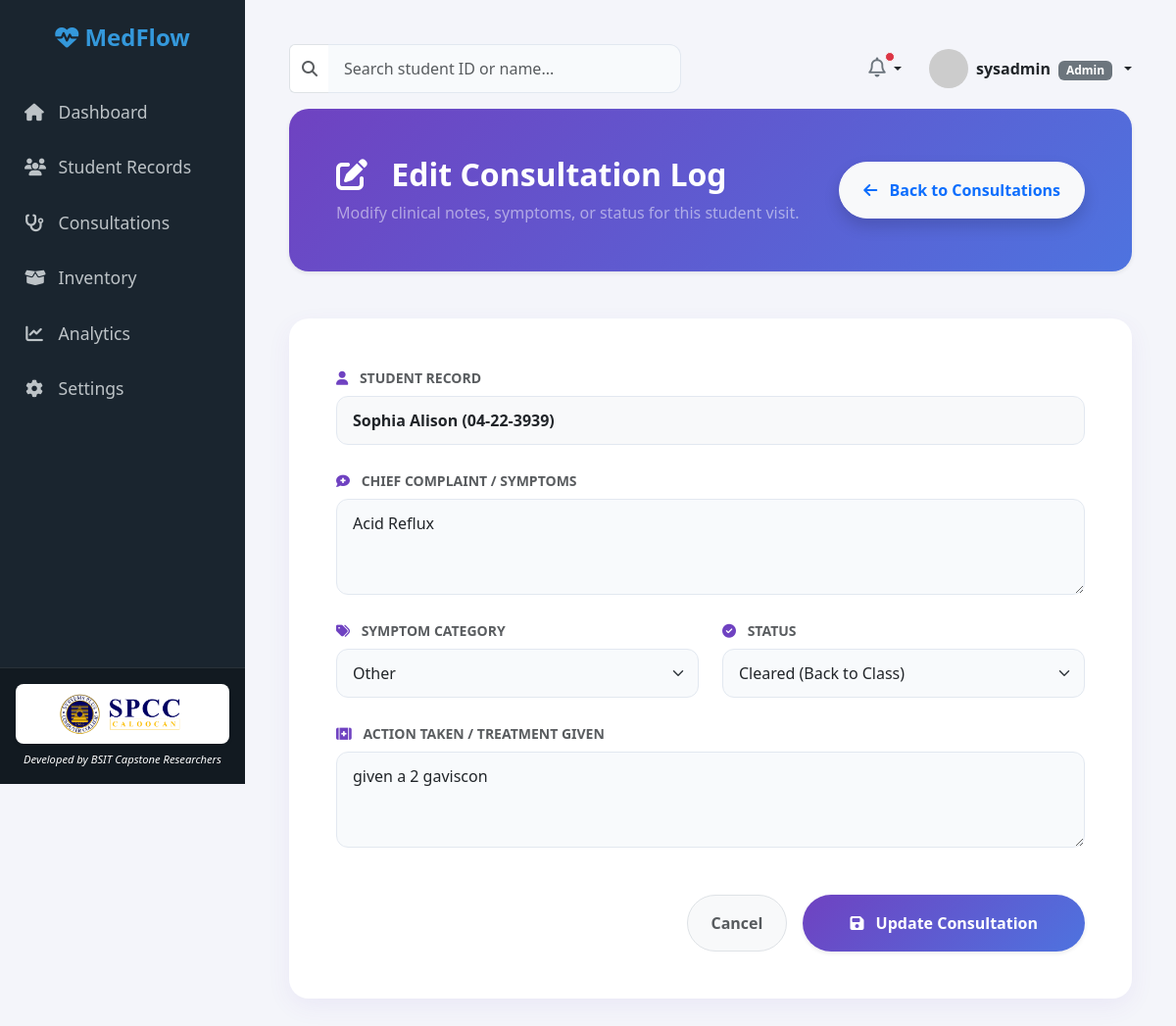
Screenshot of /modules/consultations/edit.php?id=10 (signed in) with the database file from the repository.
### tables this page shows
CREATE TABLE IF NOT EXISTS `consultations` (
  `consultation_id` int NOT NULL AUTO_INCREMENT,
  `consultation_date` datetime DEFAULT CURRENT_TIMESTAMP,
  `student_id` varchar(50) NOT NULL,
  `symptom_category` varchar(50) DEFAULT NULL,
  `chief_complaint` text,
  `action_taken` text,
  `status` varchar(50) DEFAULT NULL,
  `inventory_item_id` int DEFAULT NULL,
  `quantity_used` int DEFAULT '0',
  PRIMARY KEY (`consultation_id`),
  KEY `consultations_ibfk_1` (`student_id`),
  CONSTRAINT `consultations_ibfk_1` FOREIGN KEY (`student_id`) REFERENCES `students` (`student_id`) ON DELETE CASCADE
);

CREATE TABLE IF NOT EXISTS `students` (
  `student_id` varchar(50) NOT NULL,
  `first_name` varchar(50) DEFAULT NULL,
  `last_name` varchar(50) DEFAULT NULL,
  `grade_section` varchar(50) DEFAULT NULL,
  `medical_history` text,
  `allergies` text,
  `created_at` timestamp NULL DEFAULT CURRENT_TIMESTAMP,
  PRIMARY KEY (`student_id`)
);

### modules/consultations/edit.php (the view, shortened to what this page needs)
<?php
require_once '../../includes/db_connect.php';
$consultation_id = $_GET['id'] ?? '';
try {
    $stmt = $pdo->prepare("
        SELECT c.*, s.first_name, s.last_name, s.student_id
        FROM consultations c
        JOIN students s ON c.student_id = s.student_id
        WHERE c.consultation_id = ?
    ");
    $stmt->execute([$consultation_id]);
    $consultation = $stmt->fetch(PDO::FETCH_ASSOC);
} catch (PDOException $e) {
    header("Location: index.php?error=Database error");
    exit();
}
?>
<!DOCTYPE html>
<html lang="en">
<head>
    <link href="https://cdn.jsdelivr.net/npm/bootstrap@5.3.0/dist/css/bootstrap.min.css" rel="stylesheet">
    <link rel="stylesheet" href="https://cdnjs.cloudflare.com/ajax/libs/font-awesome/6.4.0/css/all.min.css">
</head>
<body>
    <?php include '../../includes/sidebar.php'; ?>
    <div class="main-content">
        <?php include '../../includes/topbar.php'; ?>
        <div class="card bg-gradient-purple p-5 mb-5 shadow-sm mt-3">
            <div class="d-flex justify-content-between align-items-center">
                <div>
                    <h2 class="fw-bold mb-2 text-white"><i class="fa-solid fa-pen-to-square me-3"></i> Edit Consultation Log</h2>
                    <p class="text-white-50 fs-6 mb-0">Modify clinical notes, symptoms, or status for this student visit.</p>
                </div>
                <a href="index.php" class="btn btn-light fw-bold px-4 py-3 shadow text-primary rounded-pill">
                    <i class="fa-solid fa-arrow-left me-2"></i> Back to Consultations
                </a>
            </div>
        </div>
        <div class="card p-5">
            <form action="edit.php?id=<?php echo $consultation_id; ?>" method="POST">
                <div class="mb-4">
                    <label class="form-label text-muted small fw-bold text-uppercase"><i class="fa-solid fa-user me-2 text-purple" style="color: #6f42c1;"></i> Student Record</label>
                    <input type="text" class="form-control bg-light fw-semibold text-dark" value="<?php echo htmlspecialchars($consultation['first_name'] . ' ' . $consultation['last_name'] . ' (' . $consultation['student_id'] . ')'); ?>" readonly>
                </div>
                <div class="mb-4">
                    <label class="form-label text-muted small fw-bold text-uppercase"><i class="fa-solid fa-comment-medical me-2 text-purple" style="color: #6f42c1;"></i> Chief Complaint / Symptoms</label>
                    <textarea name="chief_complaint" class="form-control" rows="3" required><?php echo htmlspecialchars($consultation['chief_complaint']); ?></textarea>
                </div>
                <div class="row mb-4">
                    <div class="col-md-6">
                        <label class="form-label text-muted small fw-bold text-uppercase"><i class="fa-solid fa-tags me-2 text-purple" style="color: #6f42c1;"></i> Symptom Category</label>
                        <select name="symptom_category" class="form-select" required>
                            <option value="Other" <?php echo ($consultation['symptom_category'] == 'Other') ? 'selected' : ''; ?>>Other</option>
                        </select>
                    </div>
                    <div class="col-md-6">
                        <label class="form-label text-muted small fw-bold text-uppercase"><i class="fa-solid fa-circle-check me-2 text-purple" style="color: #6f42c1;"></i> Status</label>
                        <select name="status" class="form-select" required>
                            <option value="Cleared" <?php echo ($consultation['status'] == 'Cleared') ? 'selected' : ''; ?>>Cleared (Back to Class)</option>
                        </select>
                    </div>
                </div>
                <div class="mb-5">
                    <label class="form-label text-muted small fw-bold text-uppercase"><i class="fa-solid fa-kit-medical me-2 text-purple" style="color: #6f42c1;"></i> Action Taken / Treatment Given</label>
                    <textarea name="action_taken" class="form-control" rows="3" required><?php echo htmlspecialchars($consultation['action_taken']); ?></textarea>
                </div>
                <div class="d-flex justify-content-end gap-3">
                    <a href="index.php" class="btn btn-light px-4 py-3 rounded-pill fw-semibold text-muted border">Cancel</a>
                    <button type="submit" class="btn btn-primary px-5 py-3 rounded-pill fw-bold shadow-sm" style="background: linear-gradient(135deg, #6f42c1 0%, #4e73df 100%); border: none;">
                        <i class="fa-solid fa-floppy-disk me-2"></i> Update Consultation
                    </button>
                </div>
            </form>
        </div>
    </div>
</body>
</html>

### modules/consultations/edit.php (style rules this page uses)
body { background-color: #f4f5fa; font-family: 'Segoe UI', Tahoma, Geneva, Verdana, sans-serif; overflow-x: hidden; }
.main-content { margin-left: 250px; padding: 45px; width: calc(100% - 250px); }
.card { border: none; border-radius: 20px; box-shadow: 0 8px 25px rgba(111, 66, 193, 0.07); background-color: #ffffff; }
.bg-gradient-purple { background: linear-gradient(135deg, #6f42c1 0%, #4e73df 100%); color: white; border-radius: 20px; }
.form-control, .form-select { border-radius: 12px; padding: 12px 16px; border: 1px solid #e2e8f0; background-color: #f8fafc; transition: all 0.2s; }

### rows the page displays
consultations: student.student_id "Sophia Alison (04-22-3939)", chief_complaint "Acid Reflux", symptom_category "Other", status "Cleared (Back to Class)", action_taken "given a 2 gaviscon"

### other values shown
$_SESSION['username'] "sysadmin"
$_SESSION['role'] "Admin"
